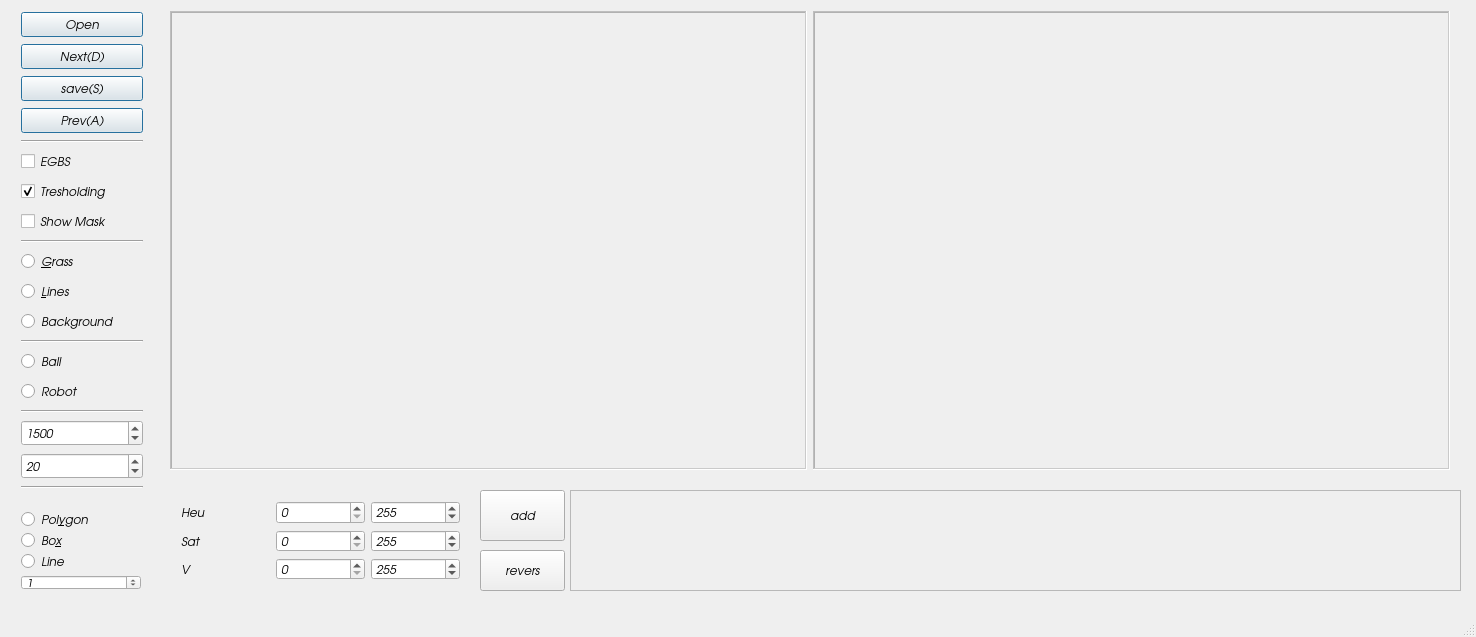
<?xml version="1.0" encoding="UTF-8"?>
<ui version="4.0">
    <class>tool</class>
    <widget class="QMainWindow" name="tool">
        <property name="windowModality">
            <enum>Qt::NonModal</enum>
        </property>
        <property name="enabled">
            <bool>true</bool>
        </property>
        <property name="geometry">
            <rect>
                <x>0</x>
                <y>0</y>
                <width>1476</width>
                <height>637</height>
            </rect>
        </property>
        <property name="font">
            <font>
                <family>URW Gothic L</family>
                <weight>50</weight>
                <italic>true</italic>
                <bold>false</bold>
                <underline>false</underline>
                <strikeout>false</strikeout>
                <stylestrategy>PreferDefault</stylestrategy>
                <kerning>false</kerning>
            </font>
        </property>
        <property name="mouseTracking">
            <bool>true</bool>
        </property>
        <property name="tabletTracking">
            <bool>false</bool>
        </property>
        <property name="focusPolicy">
            <enum>Qt::StrongFocus</enum>
        </property>
        <property name="contextMenuPolicy">
            <enum>Qt::DefaultContextMenu</enum>
        </property>
        <property name="windowTitle">
            <string>Annotation</string>
        </property>
        <property name="windowIcon">
            <iconset>
                <normaloff>mrl.png</normaloff>mrl.png</iconset>
        </property>
        <property name="inputMethodHints">
            <set>Qt::ImhNone</set>
        </property>
        <property name="toolButtonStyle">
            <enum>Qt::ToolButtonFollowStyle</enum>
        </property>
        <property name="documentMode">
            <bool>false</bool>
        </property>
        <property name="tabShape">
            <enum>QTabWidget::Triangular</enum>
        </property>
        <property name="dockNestingEnabled">
            <bool>false</bool>
        </property>
        <property name="unifiedTitleAndToolBarOnMac">
            <bool>false</bool>
        </property>
        <widget class="QWidget" name="centralWidget">
            <widget class="QWidget" name="verticalLayoutWidget">
                <property name="geometry">
                    <rect>
                        <x>10</x>
                        <y>0</y>
                        <width>144</width>
                        <height>503</height>
                    </rect>
                </property>
                <layout class="QVBoxLayout" name="verticalLayout">
                    <item>
                        <widget class="QPushButton" name="btn_Open">
                            <property name="cursor">
                                <cursorShape>PointingHandCursor</cursorShape>
                            </property>
                            <property name="focusPolicy">
                                <enum>Qt::StrongFocus</enum>
                            </property>
                            <property name="contextMenuPolicy">
                                <enum>Qt::DefaultContextMenu</enum>
                            </property>
                            <property name="text">
                                <string>Open</string>
                            </property>
                            <property name="default">
                                <bool>true</bool>
                            </property>
                            <property name="flat">
                                <bool>false</bool>
                            </property>
                        </widget>
                    </item>
                    <item>
                        <widget class="QPushButton" name="btn_Next">
                            <property name="cursor">
                                <cursorShape>PointingHandCursor</cursorShape>
                            </property>
                            <property name="text">
                                <string>Next(D)</string>
                            </property>
                            <property name="default">
                                <bool>true</bool>
                            </property>
                        </widget>
                    </item>
                    <item>
                        <widget class="QPushButton" name="save">
                            <property name="cursor">
                                <cursorShape>PointingHandCursor</cursorShape>
                            </property>
                            <property name="text">
                                <string>save(S)</string>
                            </property>
                            <property name="default">
                                <bool>true</bool>
                            </property>
                        </widget>
                    </item>
                    <item>
                        <widget class="QPushButton" name="btn_Prev">
                            <property name="cursor">
                                <cursorShape>PointingHandCursor</cursorShape>
                            </property>
                            <property name="text">
                                <string>Prev(A)</string>
                            </property>
                            <property name="default">
                                <bool>true</bool>
                            </property>
                        </widget>
                    </item>
                    <item>
                        <widget class="Line" name="line_3">
                            <property name="orientation">
                                <enum>Qt::Horizontal</enum>
                            </property>
                        </widget>
                    </item>
                    <item>
                        <widget class="QCheckBox" name="chk_EGBS">
                            <property name="tabletTracking">
                                <bool>false</bool>
                            </property>
                            <property name="focusPolicy">
                                <enum>Qt::TabFocus</enum>
                            </property>
                            <property name="contextMenuPolicy">
                                <enum>Qt::DefaultContextMenu</enum>
                            </property>
                            <property name="text">
                                <string>EGBS</string>
                            </property>
                            <property name="checked">
                                <bool>false</bool>
                            </property>
                        </widget>
                    </item>
                    <item>
                        <widget class="QCheckBox" name="chk_tresh">
                            <property name="text">
                                <string>Tresholding</string>
                            </property>
                            <property name="checked">
                                <bool>true</bool>
                            </property>
                        </widget>
                    </item>
                    <item>
                        <widget class="QCheckBox" name="showMask">
                            <property name="text">
                                <string>Show Mask</string>
                            </property>
                        </widget>
                    </item>
                    <item>
                        <widget class="Line" name="line_2">
                            <property name="orientation">
                                <enum>Qt::Horizontal</enum>
                            </property>
                        </widget>
                    </item>
                    <item>
                        <widget class="QRadioButton" name="t_grass">
                            <property name="text">
                                <string>&amp;Grass</string>
                            </property>
                        </widget>
                    </item>
                    <item>
                        <widget class="QRadioButton" name="t_lines">
                            <property name="text">
                                <string>&amp;Lines</string>
                            </property>
                        </widget>
                    </item>
                    <item>
                        <widget class="QRadioButton" name="t_bg">
                            <property name="text">
                                <string>Background</string>
                            </property>
                        </widget>
                    </item>
                    <item>
                        <widget class="Line" name="line">
                            <property name="orientation">
                                <enum>Qt::Horizontal</enum>
                            </property>
                        </widget>
                    </item>
                    <item>
                        <widget class="QRadioButton" name="t_ball">
                            <property name="text">
                                <string>Ball</string>
                            </property>
                        </widget>
                    </item>
                    <item>
                        <widget class="QRadioButton" name="t_robot">
                            <property name="text">
                                <string>Robot</string>
                            </property>
                        </widget>
                    </item>
                    <item>
                        <widget class="Line" name="line_4">
                            <property name="orientation">
                                <enum>Qt::Horizontal</enum>
                            </property>
                        </widget>
                    </item>
                    <item>
                        <widget class="QSpinBox" name="k">
                            <property name="maximum">
                                <number>10000</number>
                            </property>
                            <property name="value">
                                <number>1500</number>
                            </property>
                        </widget>
                    </item>
                    <item>
                        <widget class="QSpinBox" name="v">
                            <property name="value">
                                <number>20</number>
                            </property>
                        </widget>
                    </item>
                    <item>
                        <widget class="Line" name="line_5">
                            <property name="orientation">
                                <enum>Qt::Horizontal</enum>
                            </property>
                        </widget>
                    </item>
                </layout>
            </widget>
            <widget class="QWidget" name="horizontalLayoutWidget">
                <property name="geometry">
                    <rect>
                        <x>170</x>
                        <y>0</y>
                        <width>1291</width>
                        <height>481</height>
                    </rect>
                </property>
                <layout class="QHBoxLayout" name="horizontalLayout">
                    <property name="leftMargin">
                        <number>0</number>
                    </property>
                    <item>
                        <widget class="mqlabel" name="lbl">
                            <property name="enabled">
                                <bool>false</bool>
                            </property>
                            <property name="mouseTracking">
                                <bool>true</bool>
                            </property>
                            <property name="focusPolicy">
                                <enum>Qt::StrongFocus</enum>
                            </property>
                            <property name="frameShape">
                                <enum>QFrame::WinPanel</enum>
                            </property>
                            <property name="frameShadow">
                                <enum>QFrame::Sunken</enum>
                            </property>
                            <property name="text">
                                <string />
                            </property>
                        </widget>
                    </item>
                    <item>
                        <widget class="mqlabel" name="lblMask">
                            <property name="enabled">
                                <bool>false</bool>
                            </property>
                            <property name="mouseTracking">
                                <bool>true</bool>
                            </property>
                            <property name="focusPolicy">
                                <enum>Qt::StrongFocus</enum>
                            </property>
                            <property name="frameShape">
                                <enum>QFrame::WinPanel</enum>
                            </property>
                            <property name="frameShadow">
                                <enum>QFrame::Sunken</enum>
                            </property>
                            <property name="text">
                                <string />
                            </property>
                        </widget>
                    </item>
                </layout>
            </widget>
            <widget class="QLabel" name="color">
                <property name="geometry">
                    <rect>
                        <x>570</x>
                        <y>490</y>
                        <width>891</width>
                        <height>101</height>
                    </rect>
                </property>
                <property
                    name="mouseTracking">
                    <bool>true</bool>
                </property>
                   <property name="frameShape">
                    <enum>QFrame::StyledPanel</enum>
                </property>
                   <property name="text">
                    <string />
                </property>F </widget>
            <widget class="QWidget" name="verticalLayoutWidget_2">
                <property name="geometry">
                    <rect>
                        <x>10</x>
                        <y>500</y>
                        <width>142</width>
                        <height>101</height>
                    </rect>
                </property>
                <layout class="QVBoxLayout" name="verticalLayout_2">
                    <item>
                        <widget class="QRadioButton" name="s_polygon">
                            <property name="text">
                                <string>Pol&amp;ygon</string>
                            </property>
                        </widget>
                    </item>
                    <item>
                        <widget class="QRadioButton" name="s_box">
                            <property name="text">
                                <string>Bo&amp;x</string>
                            </property>
                        </widget>
                    </item>
                    <item>
                        <widget class="QRadioButton" name="s_line">
                            <property name="text">
                                <string>Line</string>
                            </property>
                        </widget>
                    </item>
                    <item>
                        <widget class="QSpinBox" name="thickness">
                            <property name="maximum">
                                <number>1099</number>
                            </property>
                            <property name="value">
                                <number>1</number>
                            </property>
                        </widget>
                    </item>
                </layout>
            </widget>
            <widget class="QWidget" name="gridLayoutWidget">
                <property name="geometry">
                    <rect>
                        <x>170</x>
                        <y>490</y>
                        <width>301</width>
                        <height>101</height>
                    </rect>
                </property>
                <layout class="QGridLayout" name="gridLayout">
                    <item row="0" column="0">
                        <widget class="QLabel" name="label">
                            <property name="text">
                                <string>Heu</string>
                            </property>
                        </widget>
                    </item>
                    <item row="2" column="0">
                        <widget class="QLabel" name="label_3">
                            <property name="text">
                                <string>V</string>
                            </property>
                        </widget>
                    </item>
                    <item row="1" column="0">
                        <widget class="QLabel" name="label_2">
                            <property name="text">
                                <string>Sat</string>
                            </property>
                        </widget>
                    </item>
                    <item row="0" column="1">
                        <widget class="QSpinBox" name="minH">
                            <property name="maximum">
                                <number>255</number>
                            </property>
                        </widget>
                    </item>
                    <item row="0" column="2">
                        <widget class="QSpinBox" name="maxH">
                            <property name="maximum">
                                <number>256</number>
                            </property>
                            <property name="value">
                                <number>255</number>
                            </property>
                        </widget>
                    </item>
                    <item row="1" column="1">
                        <widget class="QSpinBox" name="minS">
                            <property name="maximum">
                                <number>255</number>
                            </property>
                        </widget>
                    </item>
                    <item row="1" column="2">
                        <widget class="QSpinBox" name="maxS">
                            <property name="maximum">
                                <number>256</number>
                            </property>
                            <property name="value">
                                <number>255</number>
                            </property>
                        </widget>
                    </item>
                    <item row="2" column="1">
                        <widget class="QSpinBox" name="minV">
                            <property name="maximum">
                                <number>255</number>
                            </property>
                        </widget>
                    </item>
                    <item row="2" column="2">
                        <widget class="QSpinBox" name="maxV">
                            <property name="maximum">
                                <number>256</number>
                            </property>
                            <property name="value">
                                <number>255</number>
                            </property>
                        </widget>
                    </item>
                </layout>
            </widget>
            <widget class="QPushButton" name="btn_add">
                <property name="geometry">
                    <rect>
                        <x>480</x>
                        <y>490</y>
                        <width>85</width>
                        <height>51</height>
                    </rect>
                </property>
                <property name="text">
                    <string>add</string>
                </property>
            </widget>
            <widget class="QPushButton" name="pushButton">
                <property name="geometry">
                    <rect>
                        <x>480</x>
                        <y>550</y>
                        <width>85</width>
                        <height>41</height>
                    </rect>
                </property>
                <property name="text">
                    <string>revers</string>
                </property>
            </widget>
        </widget>
        <widget class="QStatusBar" name="statusBar" />
    </widget>
    <layoutdefault spacing="6" margin="11" />
    <customwidgets>
        <customwidget>
            <class>mqlabel</class>
            <extends>QLabel</extends>
            <header location="global">src/mqlabel.h</header>
        </customwidget>
    </customwidgets>
    <resources />
    <connections />
</ui>
